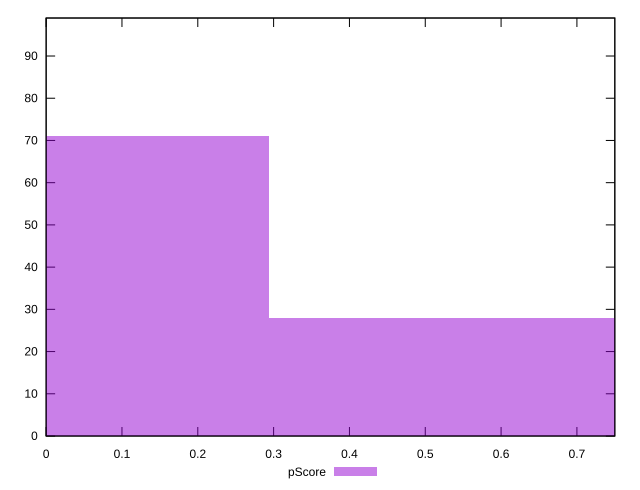

This figure's gnuplot source:
reset

$pScore <<EOF
0 71
0.5868193854940769 28
EOF

set key outside below
set boxwidth 0.5868193854940769
set xrange [0:0.75]
set yrange [0:99]
set trange [0:99]
set style fill transparent solid 0.5 noborder
set terminal svg size 640, 490 enhanced background rgb 'white'
set output "reports/report_00027_2021-02-24T12-40-31.850Z/uses-text-compression/samples/card/pScore/histogram.svg"

plot $pScore title "pScore" with boxes

reset
